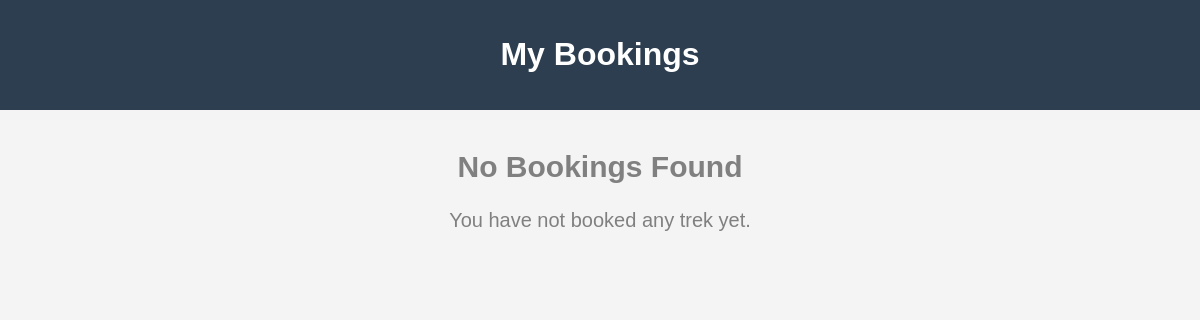
The page /myBookings (signed in) on the database as committed earlier.
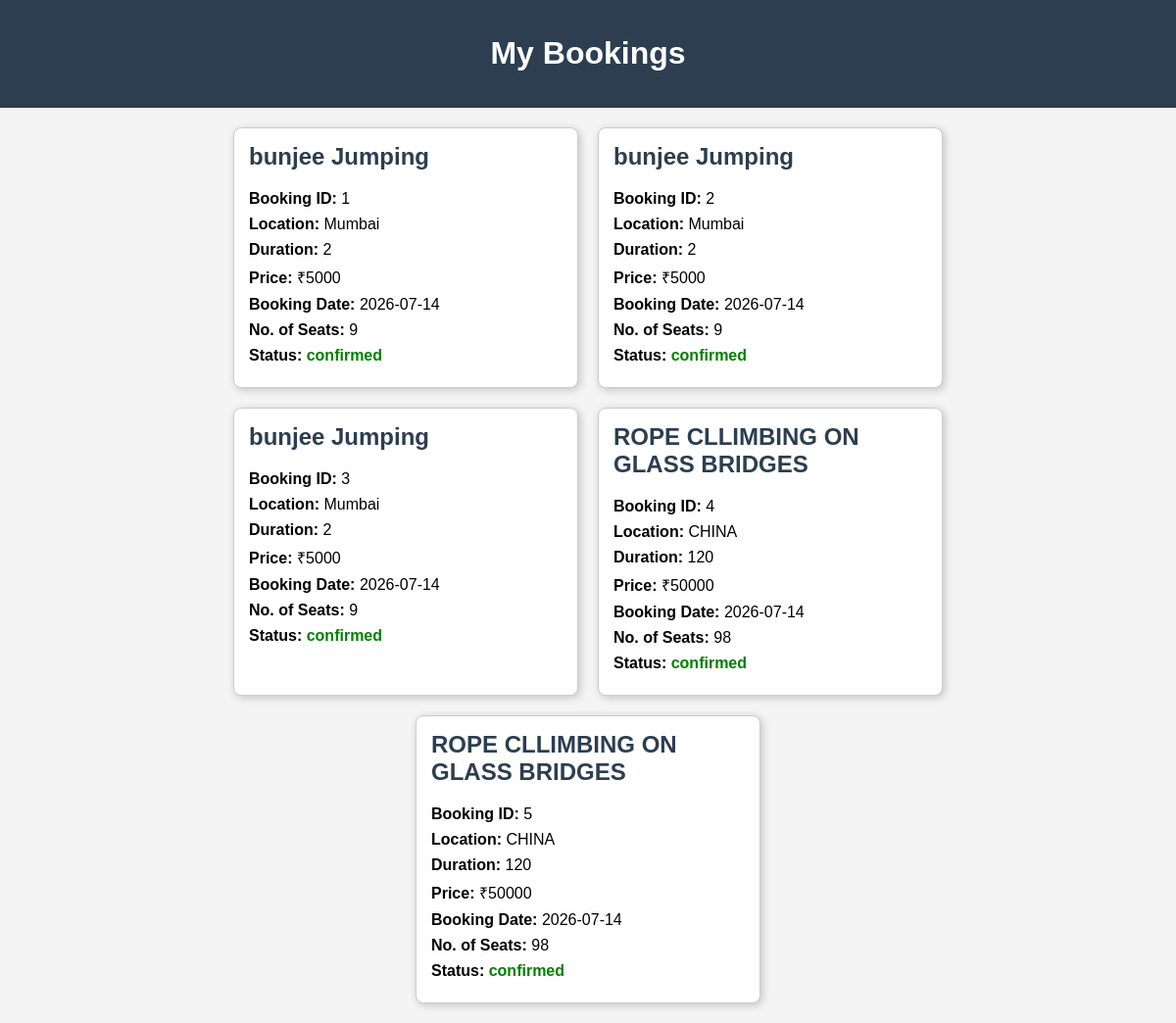
The same page on the database as committed later.
### app.py (models this page shows)
class Booking(db.Model):
    __tablename__ = "bookings"
    booking_id  = db.Column(db.Integer , primary_key = True )
    user_id = db.Column(db.Integer,db.ForeignKey("users.user_id") , nullable = False)
    trek_id = db.Column(db.Integer,db.ForeignKey("treks.trek_id"), nullable = False)
    number_of_people = db.Column (db.Integer, nullable = False)
    booking_date = db.Column(db.Date , nullable = False)
    booking_status = db.Column(db.String(10), nullable = False)
    user_object = db.relationship("User", backref= "bookings")
    trek_object = db.relationship("Trek", backref = "bookings")

class Trek(db.Model):
    __tablename__ = "treks"
    trek_id = db.Column(db.Integer, primary_key = True)
    trek_name = db.Column (db.String(50), nullable = False )
    location = db.Column(db.String(50), nullable = False )
    price = db.Column(db.Integer, nullable = False )
    duration = db.Column(db.String(30), nullable = False)
    difficulty = db.Column(db.String(10),nullable = False)
    total_seat = db.Column(db.Integer, nullable = False )
    available_seat = db.Column (db.Integer, nullable = False)
    status = db.Column (db.String , nullable = False , default = "open" )
    assigned_staff_id = db.Column(db.Integer,db.ForeignKey("users.user_id") )
    user = db.relationship("User", backref ="treks")

### app.py (the view)
@app.route("/myBookings")
def myBooking():
    userId = session.get("user_id")
    if userId is None :
        return redirect("/login/")
    myBooking = Booking.query.filter_by(user_id = userId).all()
    print(myBooking)
    return render_template("booking.html", bookings = myBooking)

### templates/booking.html (shortened to what this page needs)
<!DOCTYPE html>
<html lang="en">
<head>
</head>
<body>
<header>
    <h1>My Bookings</h1>
</header>
<div class="container">
{% if bookings %}
<div class="cards">
{% for booking in bookings %}
<div class="card">
    <h2>{{ booking.trek_object.trek_name }}</h2>
    <p><strong>Booking ID:</strong> {{ booking.booking_id }}</p>
    <p><strong>Location:</strong> {{ booking.trek_object.location }}</p>
    <p><strong>Duration:</strong> {{ booking.trek_object.duration }}</p>
    <p><strong>Price:</strong> ₹{{ booking.trek_object.price }}</p>
    <p><strong>Booking Date:</strong> {{ booking.booking_date }}</p>
    <p><strong>No. of Seats:</strong> {{ booking.number_of_people }}</p>
    <p><strong>Status:</strong>
        <span class="status">{{ booking.booking_status }}</span>
    </p>
</div>
{% endfor %}
</div>
{% else %}
<div class="no-booking">
    <h2>No Bookings Found</h2>
    <p>You have not booked any trek yet.</p>
</div>
{% endif %}
</div>
</body>
</html>

### templates/booking.html (style rules this page uses)
body { margin:0; font-family: Arial, sans-serif; background:#f4f4f4; }
header { background:#2c3e50; color:white; padding:15px; text-align:center; }
.container { width:90%; margin:20px auto; }
.cards { display:flex; flex-wrap:wrap; gap:20px; justify-content:center; }
.card { width:320px; background:white; border:1px solid #ccc; border-radius:8px; padding:15px; box-shadow:2px 2px 8px rgba(0,0,0,0.2); }
.card h2 { margin-top:0; color:#2c3e50; }
.card p { margin:8px 0; }
.status { font-weight:bold; color:green; }

Rows that differ between the two databases and show on the page:
added Booking: trek_object.trek_name "bunjee Jumping", booking_id "1", trek_object.location "Mumbai", trek_object.duration "2", trek_object.price "5000", booking_date "2026-07-14", number_of_people "9", booking_status "confirmed"
added Booking: trek_object.trek_name "bunjee Jumping", booking_id "2", trek_object.location "Mumbai", trek_object.duration "2", trek_object.price "5000", booking_date "2026-07-14", number_of_people "9", booking_status "confirmed"
added Booking: trek_object.trek_name "bunjee Jumping", booking_id "3", trek_object.location "Mumbai", trek_object.duration "2", trek_object.price "5000", booking_date "2026-07-14", number_of_people "9", booking_status "confirmed"
added Booking: trek_object.trek_name "ROPE CLLIMBING ON GLASS BRIDGES", booking_id "4", trek_object.location "CHINA", trek_object.duration "120", trek_object.price "50000", booking_date "2026-07-14", number_of_people "98", booking_status "confirmed"
added Booking: trek_object.trek_name "ROPE CLLIMBING ON GLASS BRIDGES", booking_id "5", trek_object.location "CHINA", trek_object.duration "120", trek_object.price "50000", booking_date "2026-07-14", number_of_people "98", booking_status "confirmed"
Other text that changed with them:
text no longer shown: "No Bookings Found You have not booked any trek yet."
